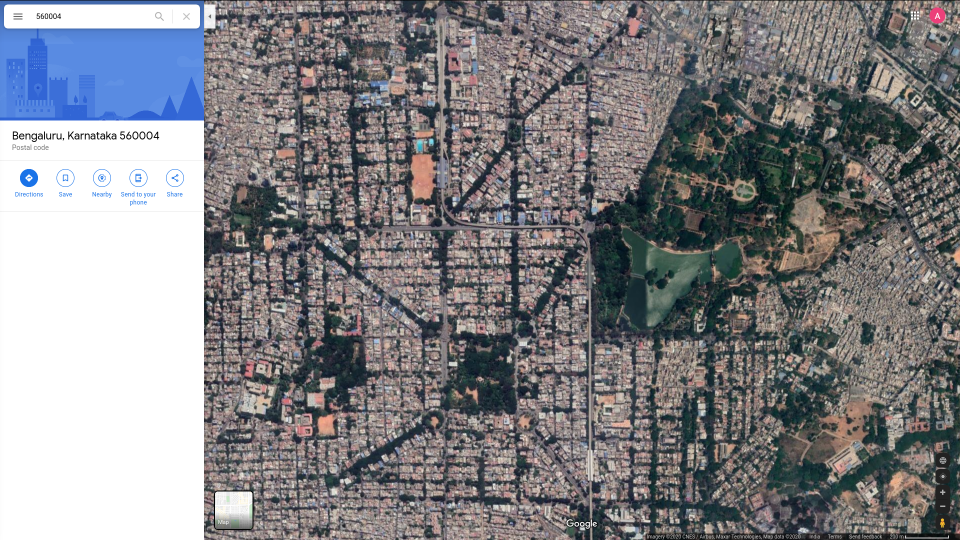
#> input picture Task-3/images/560004.png, 1920 x 1080 px (shown at 1/2 size); its folder holds 4 pictures in this run
$ python crop.py
#> lines starting #> are read from the running program, lines starting #| are printed output that depends on the picture
import cv2
import numpy as np
import os
import math
import csv
import copy

images_folder_path = os.path.abspath(os.path.join('images')) + '/'
generated_folder_path = os.path.abspath(os.path.join('generated')) + '/'
images = os.listdir(images_folder_path)

y = 180
x = 650
w = 1030
h = 690

for image in images:
    img = cv2.imread(images_folder_path + image)
#> img is the input picture: shape (1080, 1920, 3); mean B, G, R 133.2, 129.8, 130.1
    crop_img = img[y:y+h, x:x+w]
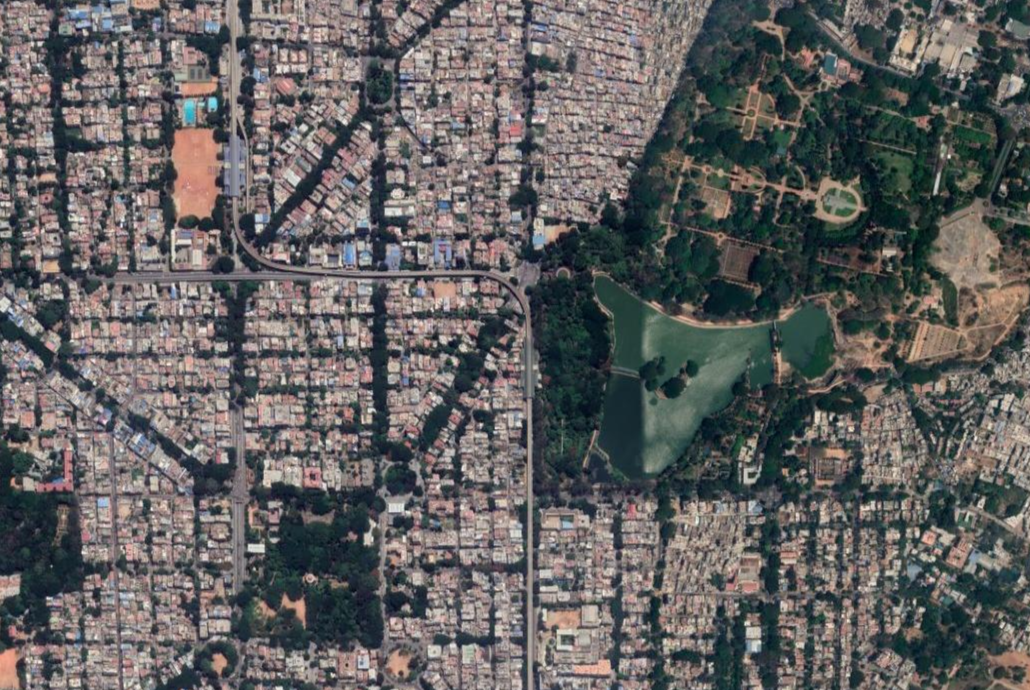
#> crop_img: shape (690, 1030, 3); mean B, G, R 96.1, 96.4, 97.7
    cv2.imwrite(generated_folder_path + image, crop_img)
#> pass 2 of the loop `for image in images:`:
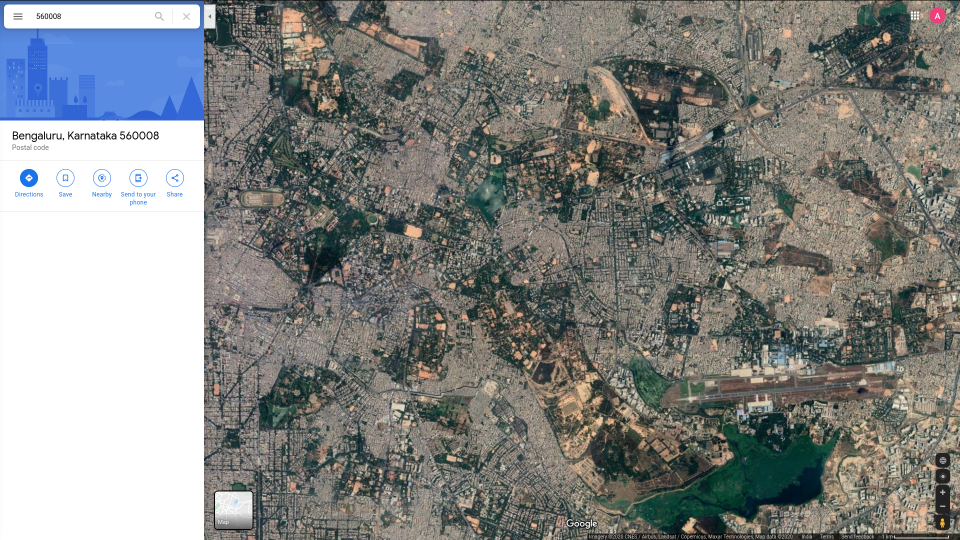
#> input picture Task-3/images/560008.png, 1920 x 1080 px (shown at 1/2 size)
#> img is the input picture: shape (1080, 1920, 3); mean B, G, R 131, 133.5, 131.7
#> `crop_img = img[y:y+h, x:x+w]`:
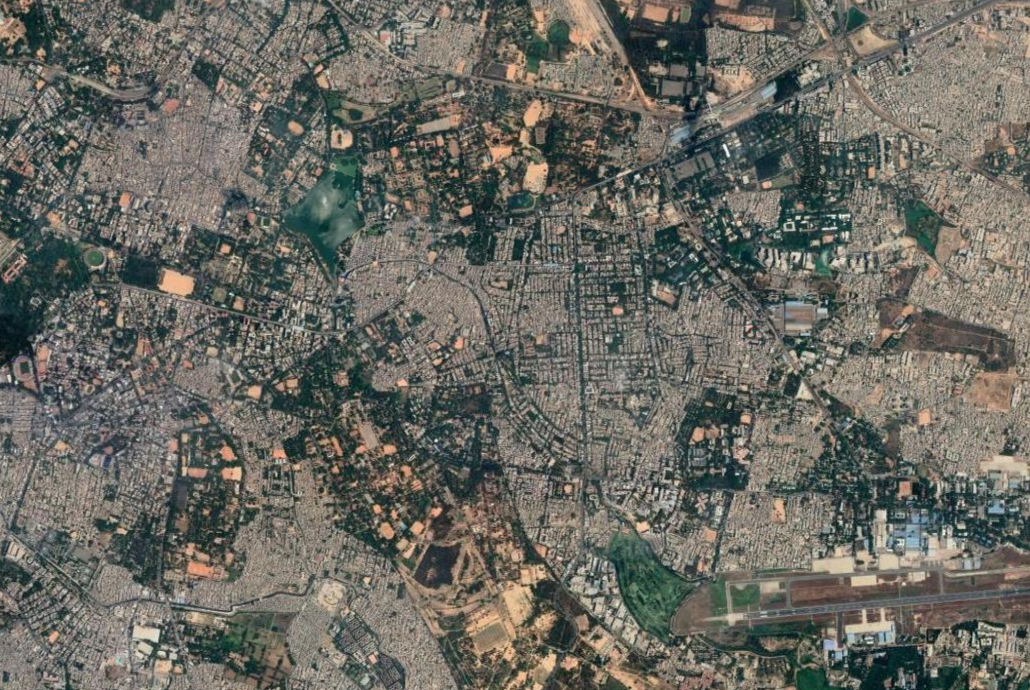
#> crop_img: shape (690, 1030, 3); mean B, G, R 97.6, 105.4, 105.9
#> pass 3 of the loop `for image in images:`:
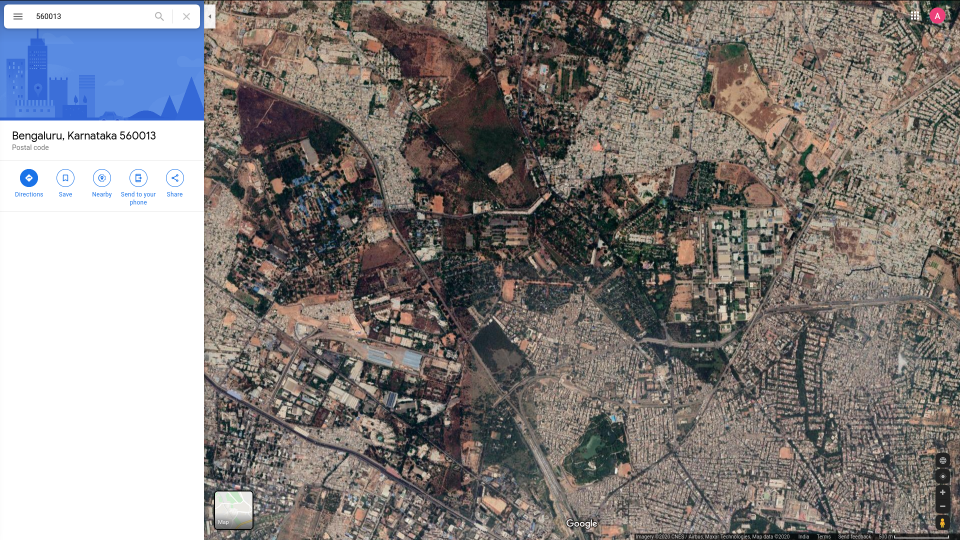
#> input picture Task-3/images/560013.png, 1920 x 1080 px (shown at 1/2 size)
#> img is the input picture: shape (1080, 1920, 3); mean B, G, R 126.4, 128.3, 133
#> `crop_img = img[y:y+h, x:x+w]`:
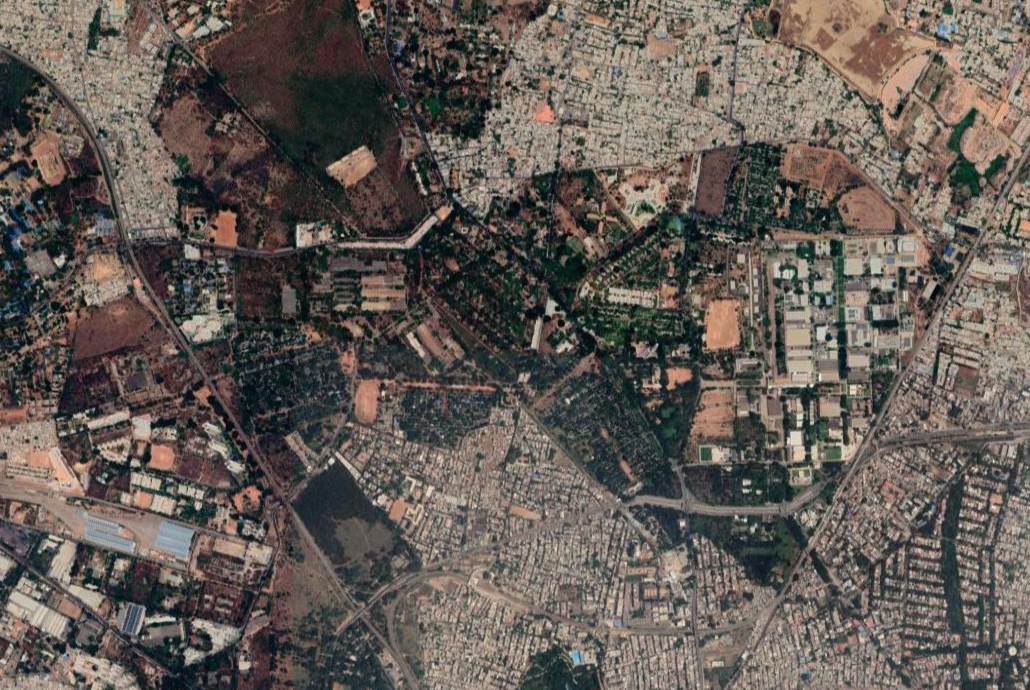
#> crop_img: shape (690, 1030, 3); mean B, G, R 85.5, 91.7, 99
#> the loop made 4 passes; the first 3 are shown
